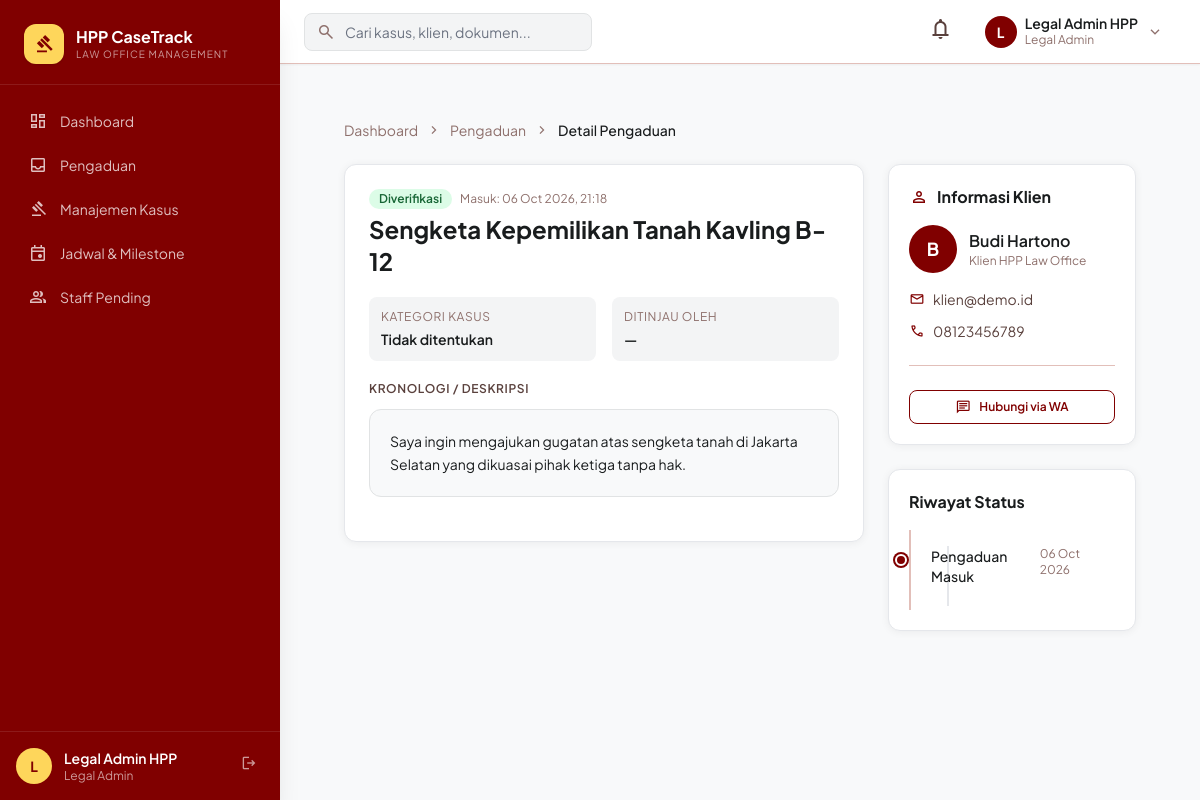
The page /legal-admin/complaint-detail.php?id=1 (signed in) on the database its author committed.
### tables this page shows
CREATE TABLE IF NOT EXISTS complaints (
    id             INT AUTO_INCREMENT PRIMARY KEY,
    client_id      INT NOT NULL,
    category       VARCHAR(100),
    title          VARCHAR(255) NOT NULL,
    description    TEXT NOT NULL,
    attachment_path VARCHAR(255),
    status         ENUM('new','pending_completion','verified','rejected','revision_requested') DEFAULT 'new',
    admin_notes    TEXT,
    reviewed_by    INT,
    reviewed_at    DATETIME,
    created_at     DATETIME DEFAULT CURRENT_TIMESTAMP,
    updated_at     DATETIME DEFAULT CURRENT_TIMESTAMP ON UPDATE CURRENT_TIMESTAMP,
    FOREIGN KEY (client_id)   REFERENCES users(id) ON DELETE CASCADE,
    FOREIGN KEY (reviewed_by) REFERENCES users(id) ON DELETE SET NULL
);

CREATE TABLE IF NOT EXISTS users (
    id             INT AUTO_INCREMENT PRIMARY KEY,
    username       VARCHAR(100) UNIQUE,
    email          VARCHAR(150) UNIQUE NOT NULL,
    password       VARCHAR(255) NOT NULL,
    role           ENUM('client','legal_admin','ceo','pengacara_pj','lawyer','finance','head_finance','admin') NOT NULL DEFAULT 'client',
    name           VARCHAR(150) NOT NULL,
    phone          VARCHAR(20),
    address        TEXT,
    photo          VARCHAR(255),
    is_active      TINYINT(1) DEFAULT 1,
    otp_code       VARCHAR(10),
    otp_expires_at DATETIME,
    email_verified_at DATETIME,
    created_at     DATETIME DEFAULT CURRENT_TIMESTAMP,
    updated_at     DATETIME DEFAULT CURRENT_TIMESTAMP ON UPDATE CURRENT_TIMESTAMP
);

### legal-admin/complaint-detail.php (the view, shortened to what this page needs)
<?php
require_once __DIR__ . '/../includes/functions.php';
$db   = getDB();
$id = (int)($_GET['id'] ?? 0);
$stmt = $db->prepare("SELECT c.*, u.name AS client_name, u.email AS client_email, u.phone AS client_phone FROM complaints c JOIN users u ON c.client_id=u.id WHERE c.id=?");
$stmt->execute([$id]);
$complaint = $stmt->fetch();
include __DIR__ . '/../includes/header.php';
?>
<div id="app-wrapper">
<?php include __DIR__ . '/../includes/sidebar.php'; ?>
<div id="page-content">
<div class="p-6 md:p-8 max-w-5xl mx-auto">
  <nav class="flex items-center gap-2 text-sm text-[#8e706c] mb-6">
    <a href="/legal-admin/dashboard.php" class="hover:text-[#800000]">Dashboard</a>
    <span class="material-symbols-outlined text-[16px]">chevron_right</span>
    <a href="/legal-admin/complaints.php" class="hover:text-[#800000]">Pengaduan</a>
    <span class="material-symbols-outlined text-[16px]">chevron_right</span>
    <span class="text-[#191c1d] font-medium">Detail Pengaduan</span>
  </nav>
  <div class="grid grid-cols-1 lg:grid-cols-3 gap-6">
    <div class="lg:col-span-2 space-y-6">
      <div class="card p-6">
        <div class="flex items-start justify-between gap-4 mb-5">
          <div>
            <div class="flex items-center gap-2 mb-1">
              <?= statusBadge($complaint['status']) ?>
              <span class="text-xs text-[#8e706c]">Masuk: <?= formatDate($complaint['created_at'], 'd M Y, H:i') ?></span>
            </div>
            <h1 class="text-2xl font-bold text-[#191c1d]"><?= sanitize($complaint['title']) ?></h1>
          </div>
        </div>
        <div class="grid grid-cols-2 gap-4 mb-5">
          <div class="bg-[#f3f4f5] rounded-lg p-3">
            <p class="text-xs text-[#8e706c] uppercase tracking-wider mb-1">Kategori Kasus</p>
            <p class="font-semibold text-sm"><?= sanitize($complaint['case_category'] ?? 'Tidak ditentukan') ?></p>
          </div>
          <div class="bg-[#f3f4f5] rounded-lg p-3">
            <p class="text-xs text-[#8e706c] uppercase tracking-wider mb-1">Ditinjau Oleh</p>
            <p class="font-semibold text-sm"><?= $complaint['reviewed_by'] ? sanitize($user['name']) : '—' ?></p>
          </div>
        </div>
        <div class="mb-5">
          <h3 class="text-xs font-semibold text-[#5a413d] uppercase tracking-wider mb-3">Kronologi / Deskripsi</h3>
          <div class="bg-[#f8f9fa] rounded-xl p-5 border border-[#e1e3e4] text-sm leading-relaxed text-[#191c1d]">
            <?= nl2br(sanitize($complaint['description'])) ?>
          </div>
        </div>
      </div>
    </div>
    <div class="space-y-6">
      <div class="card p-5">
        <h2 class="font-bold text-[#191c1d] mb-4 flex items-center gap-2">
          <span class="material-symbols-outlined text-[#800000] text-[20px]">person</span>
          Informasi Klien
        </h2>
        <div class="flex items-center gap-3 mb-4">
          <div class="w-12 h-12 rounded-full bg-[#800000] flex items-center justify-center text-white font-bold text-lg">
            <?= strtoupper(substr($complaint['client_name'], 0, 1)) ?>
          </div>
          <div>
            <p class="font-semibold"><?= sanitize($complaint['client_name']) ?></p>
            <p class="text-xs text-[#8e706c]">Klien HPP Law Office</p>
          </div>
        </div>
        <div class="space-y-3 text-sm">
          <div class="flex items-center gap-2 text-[#5a413d]">
            <span class="material-symbols-outlined text-[16px] text-[#800000]">mail</span>
            <span><?= sanitize($complaint['client_email']) ?></span>
          </div>
          <?php if ($complaint['client_phone']): ?>
          <div class="flex items-center gap-2 text-[#5a413d]">
            <span class="material-symbols-outlined text-[16px] text-[#800000]">phone</span>
            <span><?= sanitize($complaint['client_phone']) ?></span>
          </div>
          <?php endif; ?>
        </div>
        <div class="section-divider"></div>
        <a href="https://wa.me/<?= preg_replace('/[^0-9]/', '', $complaint['client_phone'] ?? '') ?>" target="_blank"
          class="btn-outline w-full justify-center text-xs py-2">
          <span class="material-symbols-outlined text-[16px]">chat</span>
          Hubungi via WA
        </a>
      </div>
      <div class="card p-5">
        <h2 class="font-bold text-[#191c1d] mb-4">Riwayat Status</h2>
        <div class="timeline">
          <div class="timeline-item">
            <div class="timeline-dot"></div>
            <p class="text-sm font-medium">Pengaduan Masuk</p>
            <p class="text-xs text-[#8e706c]"><?= formatDate($complaint['created_at']) ?></p>
          </div>
        </div>
      </div>
    </div>
  </div>
</div>
</div>
</div>
<?php include __DIR__ . '/../includes/footer.php'; ?>

### includes/functions.php (shortened to what this page needs)
<?php
function formatDate($dateStr, $format = 'd M Y') {
    return date($format, strtotime($dateStr));
}
function statusBadge($status) {
    $map = [
        'new'                  => ['Baru', 'bg-blue-100 text-blue-800'],
        'pending_completion'   => ['Menunggu Kelengkapan', 'bg-yellow-100 text-yellow-800'],
        'verified'             => ['Diverifikasi', 'bg-green-100 text-green-800'],
        'rejected'             => ['Ditolak', 'bg-red-100 text-red-800'],
        'active'               => ['Aktif', 'bg-green-100 text-green-800'],
        'on_hold'              => ['Ditangguhkan', 'bg-yellow-100 text-yellow-800'],
        'closed'               => ['Selesai', 'bg-gray-100 text-gray-800'],
        'won'                  => ['Menang', 'bg-emerald-100 text-emerald-800'],
        'lost'                 => ['Kalah', 'bg-red-100 text-red-800'],
        'unpaid'               => ['Belum Bayar', 'bg-red-100 text-red-800'],
        'pending_verification' => ['Menunggu Verifikasi', 'bg-yellow-100 text-yellow-800'],
        'paid'                 => ['Lunas', 'bg-green-100 text-green-800'],
        'overdue'              => ['Jatuh Tempo', 'bg-red-100 text-red-800'],
        'pending'              => ['Menunggu', 'bg-yellow-100 text-yellow-800'],
        'approved'             => ['Disetujui', 'bg-green-100 text-green-800'],
        'draft'                => ['Draft', 'bg-gray-100 text-gray-800'],
        'pending_ceo'          => ['Menunggu CEO', 'bg-purple-100 text-purple-800'],
    ];
    $s = $map[$status] ?? [$status, 'bg-gray-100 text-gray-800'];
    return '<span class="inline-flex items-center px-2.5 py-0.5 rounded-full text-xs font-semibold ' . $s[1] . '">' . $s[0] . '</span>';
}
function sanitize($input) {
    return htmlspecialchars(strip_tags(trim($input)), ENT_QUOTES, 'UTF-8');
}

### assets/css/app.css (style rules this page uses)
#app-wrapper { display: flex; min-height: 100vh; }
#page-content { margin-left: 280px; padding-top: 64px; flex: 1; min-height: 100vh; background: #f8f9fa; }
.card { background: #fff; border-radius: 12px; border: 1px solid #e2bfb9; box-shadow: 0 4px 20px rgba(0,0,0,0.05); }
.btn-outline { background: transparent; color: #800000; padding: 10px 24px; border-radius: 8px; font-weight: 600; font-size: 14px; border: 1.5px solid #800000; transition: all 0.15s; cursor: pointer; display: inline-flex; align-items: center; gap: 8px; }
.timeline { position: relative; padding-left: 28px; border-left: 2px solid #e2bfb9; }
.timeline-item { position: relative; margin-bottom: 24px; }
.timeline-dot { position: absolute; left: -36px; top: 4px; width: 12px; height: 12px; border-radius: 50%; background: #800000; border: 3px solid #fff; box-shadow: 0 0 0 2px #800000; }
.material-symbols-outlined { font-family: 'Material Symbols Outlined'; font-weight: normal; font-style: normal; font-size: 24px; line-height: 1; display: inline-block; white-space: nowrap; direction: ltr; -webkit-font-smoothing: antialiased; }
.section-divider { height: 1px; background: #e2bfb9; margin: 24px 0; }
#page-content { padding: 88px 32px 40px; }
.card { background:#fff; border-radius:12px; border:1px solid #e5e7eb; box-shadow:0 1px 8px rgba(0,0,0,0.06); margin-bottom:0; }
.mb-4 { margin-bottom:16px; }
.btn-outline { background:transparent; color:#800000; border:1.5px solid #800000; }
.text-sm { font-size:12px; }
.timeline { position:relative; padding:16px 20px 4px 20px; }
.timeline::before { content:''; position:absolute; left:36px; top:16px; bottom:4px; width:2px; background:#e5e7eb; }
.timeline-item { display:flex; gap:16px; margin-bottom:20px; position:relative; }
.timeline-dot { width:12px; height:12px; border-radius:50%; background:#800000; border:2px solid #fff; box-shadow:0 0 0 2px #800000; flex-shrink:0; margin-top:4px; z-index:1; }
.mb-3 { margin-bottom:12px; }

### rows shown on the page
complaints: status "Diverifikasi", created_at "06 Oct 2026, 21:18", title "Sengketa Kepemilikan Tanah Kavling B-12", description "Saya ingin mengajukan gugatan atas sengketa tanah di Jakarta Selatan yang dikuasai pihak ketiga tanpa hak.", client.name "B", client.name "Budi Hartono", client.email "klien@demo.id", client.phone "08123456789", created_at "06 Oct 2026"

### other values the page prints
substr($user['name'], 0, 1) "L"
$user['name'] "Legal Admin HPP"
$roleNames[$user['role']] "Legal Admin"
$item['label'] "Dashboard"
$item['label'] "Pengaduan"
$item['label'] "Manajemen Kasus"
$item['label'] "Jadwal & Milestone"
$item['label'] "Staff Pending"
ROLE_NAMES[$role] "Legal Admin"
$complaint['case_category'] "Tidak ditentukan"
